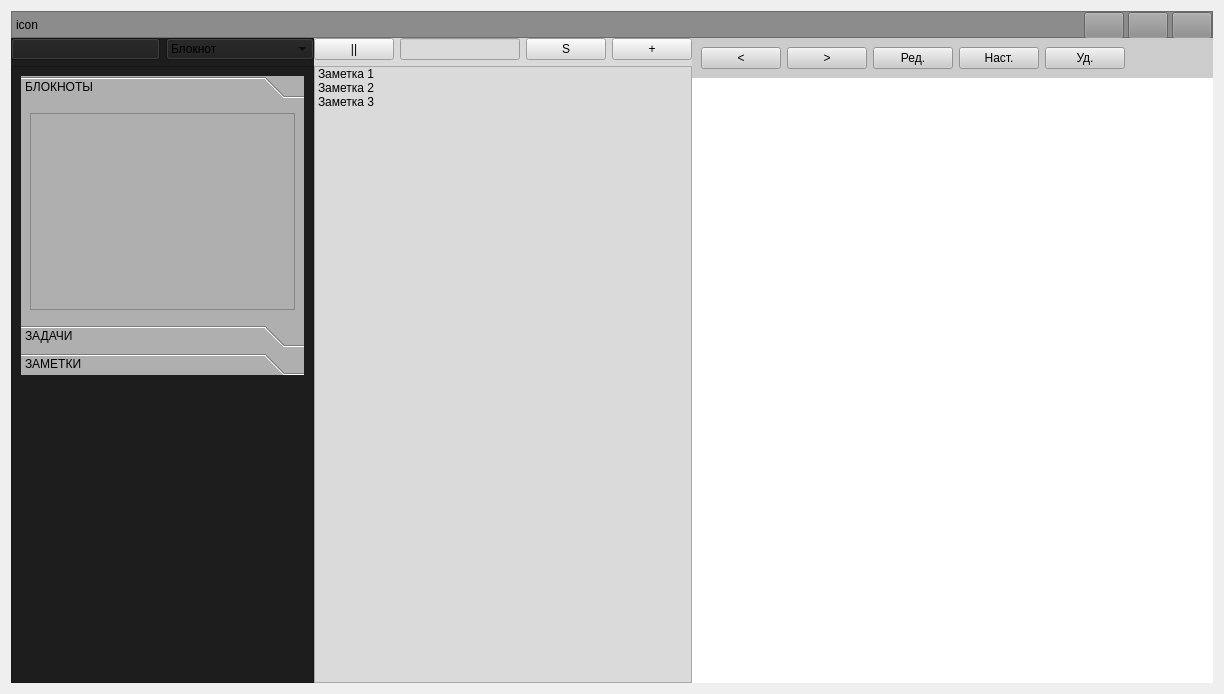
<?xml version="1.0" encoding="UTF-8"?>
<ui version="4.0">
 <class>Widget</class>
 <widget class="QWidget" name="Widget">
  <property name="geometry">
   <rect>
    <x>0</x>
    <y>0</y>
    <width>1224</width>
    <height>694</height>
   </rect>
  </property>
  <property name="windowTitle">
   <string>Widget</string>
  </property>
  <layout class="QVBoxLayout" name="verticalLayout">
   <item>
    <widget class="QWidget" name="mainWidget" native="true">
     <property name="styleSheet">
      <string notr="true">background-color: rgb(86, 86, 86);</string>
     </property>
     <layout class="QVBoxLayout" name="verticalLayout_3">
      <property name="spacing">
       <number>0</number>
      </property>
      <property name="leftMargin">
       <number>0</number>
      </property>
      <property name="topMargin">
       <number>0</number>
      </property>
      <property name="rightMargin">
       <number>0</number>
      </property>
      <property name="bottomMargin">
       <number>0</number>
      </property>
      <item>
       <widget class="QFrame" name="frame">
        <property name="sizePolicy">
         <sizepolicy hsizetype="Preferred" vsizetype="Fixed">
          <horstretch>0</horstretch>
          <verstretch>0</verstretch>
         </sizepolicy>
        </property>
        <property name="maximumSize">
         <size>
          <width>16777215</width>
          <height>27</height>
         </size>
        </property>
        <property name="styleSheet">
         <string notr="true">background-color: rgb(140, 140, 140);
min-height:25px;</string>
        </property>
        <property name="frameShape">
         <enum>QFrame::StyledPanel</enum>
        </property>
        <property name="frameShadow">
         <enum>QFrame::Raised</enum>
        </property>
        <layout class="QHBoxLayout" name="horizontalLayout">
         <property name="spacing">
          <number>4</number>
         </property>
         <property name="leftMargin">
          <number>4</number>
         </property>
         <property name="topMargin">
          <number>0</number>
         </property>
         <property name="rightMargin">
          <number>0</number>
         </property>
         <property name="bottomMargin">
          <number>2</number>
         </property>
         <item>
          <widget class="QLabel" name="iconLabel">
           <property name="text">
            <string>icon</string>
           </property>
          </widget>
         </item>
         <item>
          <widget class="QWidget" name="menuWidget" native="true">
           <property name="font">
            <font>
             <pointsize>9</pointsize>
            </font>
           </property>
           <property name="styleSheet">
            <string notr="true"/>
           </property>
          </widget>
         </item>
         <item>
          <spacer name="horizontalSpacer">
           <property name="orientation">
            <enum>Qt::Horizontal</enum>
           </property>
           <property name="sizeHint" stdset="0">
            <size>
             <width>732</width>
             <height>22</height>
            </size>
           </property>
          </spacer>
         </item>
         <item>
          <widget class="QPushButton" name="minWindowButton">
           <property name="text">
            <string/>
           </property>
          </widget>
         </item>
         <item>
          <widget class="QPushButton" name="maxWindowButton">
           <property name="text">
            <string/>
           </property>
          </widget>
         </item>
         <item>
          <widget class="QPushButton" name="closeWindowButton">
           <property name="text">
            <string/>
           </property>
          </widget>
         </item>
        </layout>
       </widget>
      </item>
      <item>
       <widget class="QSplitter" name="splitter">
        <property name="orientation">
         <enum>Qt::Horizontal</enum>
        </property>
        <property name="handleWidth">
         <number>0</number>
        </property>
        <property name="childrenCollapsible">
         <bool>false</bool>
        </property>
        <widget class="QWidget" name="leftColumnWidget" native="true">
         <property name="sizePolicy">
          <sizepolicy hsizetype="Expanding" vsizetype="Preferred">
           <horstretch>0</horstretch>
           <verstretch>0</verstretch>
          </sizepolicy>
         </property>
         <property name="minimumSize">
          <size>
           <width>0</width>
           <height>0</height>
          </size>
         </property>
         <property name="maximumSize">
          <size>
           <width>16777215</width>
           <height>16777215</height>
          </size>
         </property>
         <property name="styleSheet">
          <string notr="true">background-color: rgb(29, 29, 29);</string>
         </property>
         <layout class="QVBoxLayout" name="verticalLayout_5">
          <item>
           <layout class="QHBoxLayout" name="leftAddLayout">
            <item>
             <widget class="QPushButton" name="leftAddButton">
              <property name="styleSheet">
               <string notr="true"/>
              </property>
              <property name="text">
               <string/>
              </property>
             </widget>
            </item>
            <item>
             <widget class="QComboBox" name="addComboBox">
              <property name="styleSheet">
               <string notr="true"/>
              </property>
              <item>
               <property name="text">
                <string>Блокнот</string>
               </property>
              </item>
              <item>
               <property name="text">
                <string>Задача</string>
               </property>
              </item>
             </widget>
            </item>
           </layout>
          </item>
          <item>
           <widget class="QScrollArea" name="leftColumnScrollArea">
            <property name="widgetResizable">
             <bool>true</bool>
            </property>
            <widget class="QWidget" name="LeftScrollAreaWidgetContents">
             <property name="geometry">
              <rect>
               <x>0</x>
               <y>0</y>
               <width>295</width>
               <height>597</height>
              </rect>
             </property>
             <layout class="QVBoxLayout" name="verticalLayout_6">
              <item>
               <widget class="QToolBox" name="toolBox">
                <property name="sizePolicy">
                 <sizepolicy hsizetype="Preferred" vsizetype="Preferred">
                  <horstretch>0</horstretch>
                  <verstretch>0</verstretch>
                 </sizepolicy>
                </property>
                <property name="minimumSize">
                 <size>
                  <width>0</width>
                  <height>0</height>
                 </size>
                </property>
                <property name="maximumSize">
                 <size>
                  <width>16777215</width>
                  <height>16777215</height>
                 </size>
                </property>
                <property name="styleSheet">
                 <string notr="true">background-color: rgb(175, 175, 175);</string>
                </property>
                <property name="currentIndex">
                 <number>0</number>
                </property>
                <widget class="QWidget" name="notepadsPage">
                 <property name="geometry">
                  <rect>
                   <x>0</x>
                   <y>0</y>
                   <width>277</width>
                   <height>210</height>
                  </rect>
                 </property>
                 <property name="styleSheet">
                  <string notr="true"/>
                 </property>
                 <attribute name="label">
                  <string>БЛОКНОТЫ</string>
                 </attribute>
                 <layout class="QVBoxLayout" name="verticalLayout_7">
                  <item>
                   <widget class="QTreeWidget" name="notepadsTreeWidget">
                    <property name="sizePolicy">
                     <sizepolicy hsizetype="Expanding" vsizetype="Expanding">
                      <horstretch>0</horstretch>
                      <verstretch>0</verstretch>
                     </sizepolicy>
                    </property>
                    <property name="horizontalScrollBarPolicy">
                     <enum>Qt::ScrollBarAsNeeded</enum>
                    </property>
                    <property name="sizeAdjustPolicy">
                     <enum>QAbstractScrollArea::AdjustIgnored</enum>
                    </property>
                    <attribute name="headerVisible">
                     <bool>false</bool>
                    </attribute>
                    <column>
                     <property name="text">
                      <string notr="true">1</string>
                     </property>
                    </column>
                   </widget>
                  </item>
                 </layout>
                </widget>
                <widget class="QWidget" name="taskPage">
                 <property name="geometry">
                  <rect>
                   <x>0</x>
                   <y>0</y>
                   <width>277</width>
                   <height>210</height>
                  </rect>
                 </property>
                 <attribute name="label">
                  <string>ЗАДАЧИ</string>
                 </attribute>
                 <layout class="QVBoxLayout" name="verticalLayout_8">
                  <item>
                   <widget class="QTreeWidget" name="treeWidget_2">
                    <column>
                     <property name="text">
                      <string notr="true">1</string>
                     </property>
                    </column>
                   </widget>
                  </item>
                 </layout>
                </widget>
                <widget class="QWidget" name="notesPage">
                 <property name="geometry">
                  <rect>
                   <x>0</x>
                   <y>0</y>
                   <width>277</width>
                   <height>210</height>
                  </rect>
                 </property>
                 <attribute name="label">
                  <string>ЗАМЕТКИ</string>
                 </attribute>
                 <layout class="QVBoxLayout" name="verticalLayout_9">
                  <item>
                   <widget class="QTreeWidget" name="treeWidget_3">
                    <column>
                     <property name="text">
                      <string notr="true">1</string>
                     </property>
                    </column>
                   </widget>
                  </item>
                 </layout>
                </widget>
               </widget>
              </item>
              <item>
               <spacer name="verticalSpacer">
                <property name="orientation">
                 <enum>Qt::Vertical</enum>
                </property>
                <property name="sizeHint" stdset="0">
                 <size>
                  <width>20</width>
                  <height>270</height>
                 </size>
                </property>
               </spacer>
              </item>
             </layout>
            </widget>
           </widget>
          </item>
         </layout>
        </widget>
        <widget class="QWidget" name="middleColumnWidget" native="true">
         <property name="minimumSize">
          <size>
           <width>0</width>
           <height>0</height>
          </size>
         </property>
         <property name="styleSheet">
          <string notr="true">background-color: rgb(218, 218, 218);</string>
         </property>
         <layout class="QVBoxLayout" name="verticalLayout_4">
          <item>
           <layout class="QHBoxLayout" name="horizontalLayout_3">
            <item>
             <widget class="QPushButton" name="pushButton_2">
              <property name="text">
               <string>||</string>
              </property>
             </widget>
            </item>
            <item>
             <widget class="QLineEdit" name="lineEdit"/>
            </item>
            <item>
             <widget class="QPushButton" name="pushButton_4">
              <property name="text">
               <string>S</string>
              </property>
             </widget>
            </item>
            <item>
             <widget class="QPushButton" name="pushButton_3">
              <property name="text">
               <string>+</string>
              </property>
             </widget>
            </item>
           </layout>
          </item>
          <item>
           <widget class="QListWidget" name="notesListWidget">
            <item>
             <property name="text">
              <string>Заметка 1</string>
             </property>
            </item>
            <item>
             <property name="text">
              <string>Заметка 2</string>
             </property>
            </item>
            <item>
             <property name="text">
              <string>Заметка 3</string>
             </property>
            </item>
           </widget>
          </item>
         </layout>
        </widget>
        <widget class="QWidget" name="layoutWidget">
         <layout class="QVBoxLayout" name="verticalLayout_2">
          <property name="spacing">
           <number>0</number>
          </property>
          <item>
           <widget class="QWidget" name="widget_3" native="true">
            <property name="sizePolicy">
             <sizepolicy hsizetype="Preferred" vsizetype="Fixed">
              <horstretch>0</horstretch>
              <verstretch>0</verstretch>
             </sizepolicy>
            </property>
            <property name="minimumSize">
             <size>
              <width>150</width>
              <height>0</height>
             </size>
            </property>
            <property name="styleSheet">
             <string notr="true">background-color: rgb(204, 204, 204);</string>
            </property>
            <layout class="QHBoxLayout" name="horizontalLayout_2">
             <item>
              <widget class="QPushButton" name="pushButton_5">
               <property name="text">
                <string>&lt;</string>
               </property>
              </widget>
             </item>
             <item>
              <widget class="QPushButton" name="pushButton_6">
               <property name="text">
                <string>&gt;</string>
               </property>
              </widget>
             </item>
             <item>
              <widget class="QPushButton" name="pushButton_9">
               <property name="text">
                <string>Ред.</string>
               </property>
              </widget>
             </item>
             <item>
              <widget class="QPushButton" name="pushButton_7">
               <property name="text">
                <string>Наст.</string>
               </property>
              </widget>
             </item>
             <item>
              <widget class="QPushButton" name="pushButton_8">
               <property name="text">
                <string>Уд.</string>
               </property>
              </widget>
             </item>
             <item>
              <spacer name="horizontalSpacer_2">
               <property name="orientation">
                <enum>Qt::Horizontal</enum>
               </property>
               <property name="sizeHint" stdset="0">
                <size>
                 <width>63</width>
                 <height>20</height>
                </size>
               </property>
              </spacer>
             </item>
            </layout>
           </widget>
          </item>
          <item>
           <widget class="QWidget" name="editorWidget" native="true">
            <property name="minimumSize">
             <size>
              <width>0</width>
              <height>0</height>
             </size>
            </property>
            <property name="styleSheet">
             <string notr="true">background-color: rgb(255, 255, 255);</string>
            </property>
           </widget>
          </item>
         </layout>
        </widget>
       </widget>
      </item>
     </layout>
    </widget>
   </item>
  </layout>
 </widget>
 <resources/>
 <connections/>
</ui>
